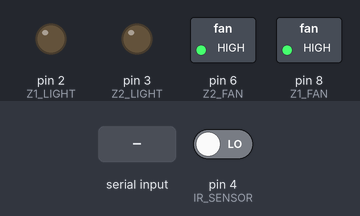
Bench run of a sketch on a simulated Arduino Uno, built with avr-gcc and run on an emulated ATmega328P. On the bench: switched loads named in the sketch (green lamp = pin HIGH), output pins drawn as LEDs (lit = HIGH). The test bench sets the inputs (shaded band); at power-on: pin 4 (IR_SENSOR) LOW. What the sketch prints to the serial monitor is not drawn.

Above: at 1.2 s.
1.3 s: "Z1_LIGHT_ON\n" received over Serial
At 2.1 s:
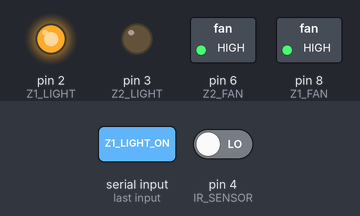
2.8 s: "Z2_LIGHT_ON\n" received over Serial
At 3.2 s:
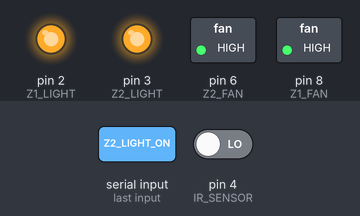
4.3 s: "Z1_LIGHT_OFF\n" received over Serial
At 5.5 s:
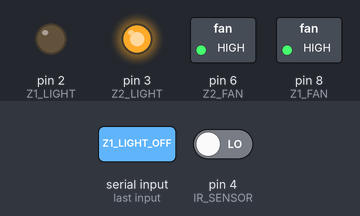
5.8 s: "Z1_FAN_ON\n" received over Serial
At 6.6 s:
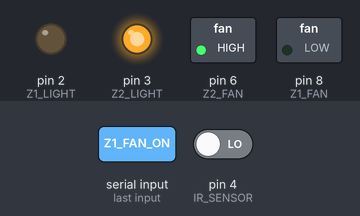
7.3 s: "Z2_LIGHT_OFF\n" received over Serial
At 7.9 s:
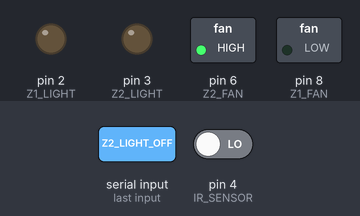
8.8 s: "Z2_FAN_ON\n" received over Serial
At 10.1 s:
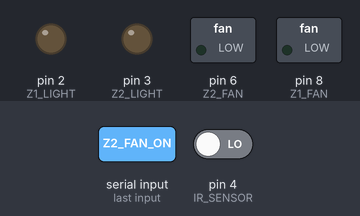
Timing chart, 0 to 11.3 s (numbered marks = the images above; inputs shaded):
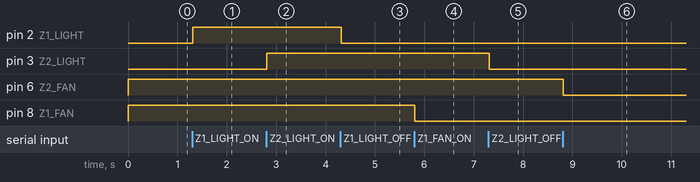

Measured:
- after the input at 1.3 s, pin 2 (Z1_LIGHT): LOW → HIGH at once
- after the input at 2.8 s, pin 3 (Z2_LIGHT): LOW → HIGH at once
- after the input at 4.3 s, pin 2 (Z1_LIGHT): HIGH → LOW at once
- after the input at 5.8 s, pin 8 (Z1_FAN): HIGH → LOW at once
- after the input at 7.3 s, pin 3 (Z2_LIGHT): HIGH → LOW at once
- after the input at 8.8 s, pin 6 (Z2_FAN): HIGH → LOW at once

The sketch:

SCIENCE_IHC.ino
```cpp
#include <DHT.h>

// =====================================================
// PIN DEFINITIONS
// =====================================================

#define Z1_LIGHT 2
#define Z2_LIGHT 3

#define IR_SENSOR 4

#define DHT_PIN 5
#define DHT_TYPE DHT22

#define Z2_FAN 6
#define Z1_FAN 8


// =====================================================
// DHT22
// =====================================================

DHT dht(DHT_PIN, DHT_TYPE);


// =====================================================
// SYSTEM SETTINGS
// =====================================================

const unsigned long TEMP_INTERVAL = 2000;
const unsigned long HEARTBEAT_TIMEOUT = 3000;


// =====================================================
// SYSTEM VARIABLES
// =====================================================

bool systemActive = false;

unsigned long lastTemperatureRead = 0;
unsigned long lastHeartbeat = 0;


// =====================================================
// IR WAKE VARIABLES
// =====================================================

int lastIRState = HIGH;


// =====================================================
// TURN EVERYTHING OFF
// =====================================================

void allOutputsOff() {

  // LEDs OFF
  digitalWrite(Z1_LIGHT, LOW);
  digitalWrite(Z2_LIGHT, LOW);

  // Relay modules are ACTIVE LOW
  // HIGH = FAN OFF
  digitalWrite(Z1_FAN, HIGH);
  digitalWrite(Z2_FAN, HIGH);
}


// =====================================================
// SETUP
// =====================================================

void setup() {

  Serial.begin(9600);

  pinMode(Z1_LIGHT, OUTPUT);
  pinMode(Z2_LIGHT, OUTPUT);

  pinMode(IR_SENSOR, INPUT);

  pinMode(Z1_FAN, OUTPUT);
  pinMode(Z2_FAN, OUTPUT);

  dht.begin();

  allOutputsOff();

  lastIRState = digitalRead(IR_SENSOR);

  Serial.println("ARDUINO_READY");
}


// =====================================================
// PROCESS COMMAND FROM PYTHON
// =====================================================

void processCommand(String command) {

  command.trim();


  // ---------------------------------------------------
  // SYSTEM READY
  // ---------------------------------------------------

  if (command == "SYSTEM_READY") {

    systemActive = true;

    lastHeartbeat = millis();

    allOutputsOff();

    Serial.println("SYSTEM_ACTIVE");
  }


  // ---------------------------------------------------
  // ZONE 1 LIGHT
  // ---------------------------------------------------

  else if (command == "Z1_LIGHT_ON") {

    digitalWrite(Z1_LIGHT, HIGH);
  }

  else if (command == "Z1_LIGHT_OFF") {

    digitalWrite(Z1_LIGHT, LOW);
  }


  // ---------------------------------------------------
  // ZONE 2 LIGHT
  // ---------------------------------------------------

  else if (command == "Z2_LIGHT_ON") {

    digitalWrite(Z2_LIGHT, HIGH);
  }

  else if (command == "Z2_LIGHT_OFF") {

    digitalWrite(Z2_LIGHT, LOW);
  }


  // ---------------------------------------------------
  // ZONE 1 FAN
  // ---------------------------------------------------

  else if (command == "Z1_FAN_ON") {

    digitalWrite(Z1_FAN, LOW);
  }

  else if (command == "Z1_FAN_OFF") {

    digitalWrite(Z1_FAN, HIGH);
  }


  // ---------------------------------------------------
  // ZONE 2 FAN
  // ---------------------------------------------------

  else if (command == "Z2_FAN_ON") {

    digitalWrite(Z2_FAN, LOW);
  }

  else if (command == "Z2_FAN_OFF") {

    digitalWrite(Z2_FAN, HIGH);
  }


  // ---------------------------------------------------
  // HEARTBEAT
  // ---------------------------------------------------

  else if (command == "HEARTBEAT") {

    lastHeartbeat = millis();
  }


  // ---------------------------------------------------
  // ENTER STANDBY
  // ---------------------------------------------------

  else if (command == "STANDBY") {

    systemActive = false;

    allOutputsOff();

    // Remember current IR state.
    // This prevents an already-active IR sensor
    // from immediately triggering another wake.
    lastIRState = digitalRead(IR_SENSOR);

    Serial.println("STANDBY");
  }


  // ---------------------------------------------------
  // COMPLETE STOP
  // ---------------------------------------------------

  else if (command == "SYSTEM_STOP") {

    systemActive = false;

    allOutputsOff();

    Serial.println("SYSTEM_STOPPED");
  }
}


// =====================================================
// READ SERIAL COMMANDS
// =====================================================

void readSerialCommands() {

  while (Serial.available() > 0) {

    String command = Serial.readStringUntil('\n');

    processCommand(command);
  }
}


// =====================================================
// READ TEMPERATURE
// =====================================================

void readTemperature() {

  if (!systemActive) {
    return;
  }

  if (millis() - lastTemperatureRead < TEMP_INTERVAL) {
    return;
  }

  lastTemperatureRead = millis();

  float temperature = dht.readTemperature();

  if (isnan(temperature)) {

    Serial.println("TEMP_ERROR");

    return;
  }

  Serial.print("TEMP:");
  Serial.println(temperature, 1);
}


// =====================================================
// CHECK HEARTBEAT
// =====================================================

void checkHeartbeat() {

  if (!systemActive) {
    return;
  }

  if (millis() - lastHeartbeat > HEARTBEAT_TIMEOUT) {

    // Python stopped communicating.
    // Turn everything OFF for safety.

    allOutputsOff();

    lastHeartbeat = millis();
  }
}


// =====================================================
// CHECK IR SENSOR
// =====================================================

void checkIRWake() {

  if (systemActive) {
    return;
  }

  int currentIRState = digitalRead(IR_SENSOR);


  // Detect HIGH -> LOW transition
  // LOW means person/object detected.

  if (lastIRState == HIGH && currentIRState == LOW) {

    Serial.println("WAKE");
  }


  lastIRState = currentIRState;
}


// =====================================================
// MAIN LOOP
// =====================================================

void loop() {

  readSerialCommands();

  checkIRWake();

  readTemperature();

  checkHeartbeat();

  delay(10);
}
```
